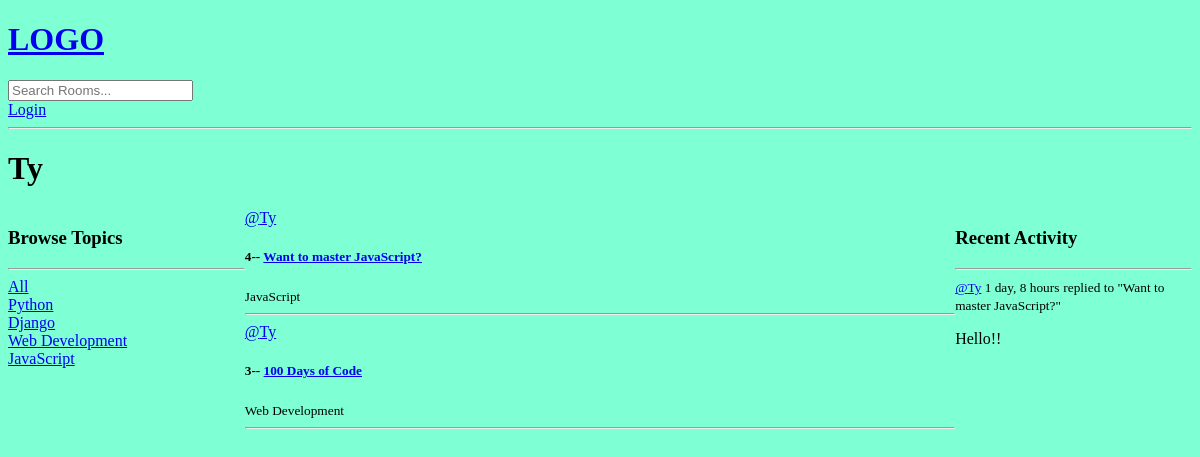
/profile/1/, run on an earlier commit of the app's database.
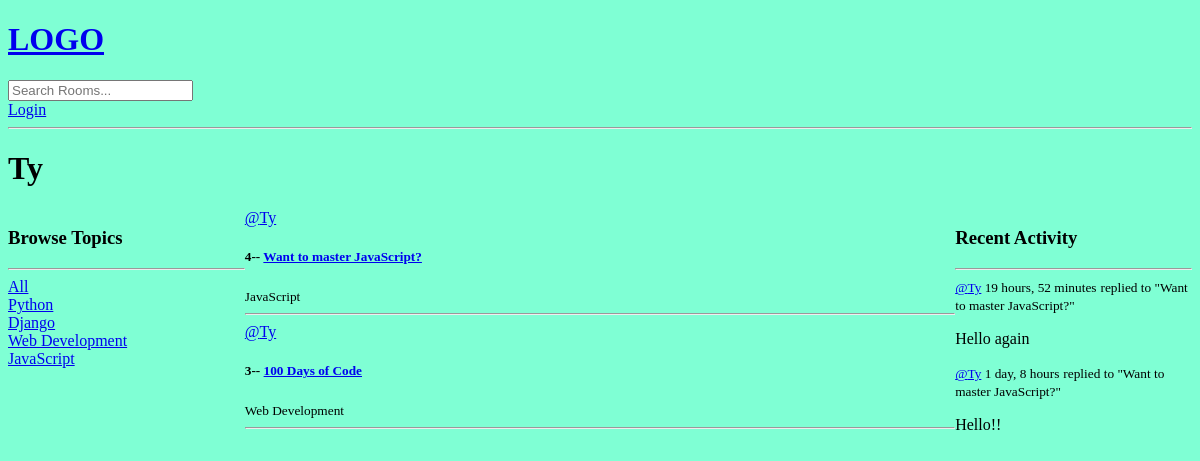
And on a later commit of the database.
### base/models.py (models this page shows, shortened)
class Topic(models.Model):
    name = models.CharField(max_length=200)

class Room(models.Model):
    host = models.ForeignKey(User, on_delete=models.SET_NULL, null=True)
    topic = models.ForeignKey(Topic, on_delete=models.SET_NULL, null=True)
    name = models.CharField(max_length=200)
    description = models.TextField(null=True, blank=True)
    participants = models.ManyToManyField(
        User, related_name='participants', blank=True)
    updated = models.DateTimeField(auto_now=True)
    created = models.DateTimeField(auto_now_add=True)
    class Meta:
        ordering = ['-updated', '-created']
    def __str__(self):
        return self.name

class Message(models.Model):
    user = models.ForeignKey(User, on_delete=models.CASCADE)
    room = models.ForeignKey(Room, on_delete=models.CASCADE)
    body = models.TextField()
    updated = models.DateTimeField(auto_now=True)
    created = models.DateTimeField(auto_now_add=True)
    class Meta:
        ordering = ['-updated', '-created']

### base/views.py (the view)
# urls.py: path('profile/<str:pk>/', views.userProfile, name="user-profile"),
def userProfile(request, pk):
    user = User.objects.get(id=pk)
    rooms = user.room_set.all()
    room_message = user.message_set.all()
    topics = Topic.objects.all()
    context = {'user': user, 'rooms': rooms,
               'room_messages': room_message, 'topics': topics}
    return render(request, 'base/profile.html', context)

### base/templates/base/profile.html (shortened to what this page needs)
{% extends 'main.html' %}
{% block content %}
<h1>{{user.username}}</h1>
<div class="profile-container">
    <div>
              {% include 'base/topics_component.html' %}
    </div>
    <div>
        {% include 'base/feed_component.html' %}
    </div>
    <div>
        {% include 'base/activity_component.html' %}
    </div>
</div>
{% endblock content %}

### base/templates/base/topics_component.html
 <h3>Browse Topics</h3>
        <hr>
        <div>
            <a href="{% url 'home'%}">All</a>
        </div>
        {% for topic in topics %}
        <div>
            <a href="{% url 'home' %}?q={{topic.name}}">{{topic.name}}</a>
        </div>
        {% endfor %}

### base/templates/base/feed_component.html (shortened to what this page needs)
<div>
            {% for room in rooms %}
            <div>
                <a href="{% url 'user-profile' room.host.id %}">@{{room.host.username}}</a>
                <h5>{{room.id}}-- <a href="{% url 'room' room.id %}"> {{room.name}}</a></h5>
                <small>{{room.topic.name}}</small>
                <hr>
            </div>
            {% endfor %}
        </div>

### base/templates/base/activity_component.html (shortened to what this page needs)
 <h3>Recent Activity</h3>
        <hr>
        {% for message in room_messages %}
        <div>
            <small>  <a href="{% url 'user-profile' message.user.id %}">@{{message.user}}</a>  {{message.created|timesince}}</small>
            <small>replied to "{{message.room}}"</small>
            <p>{{message.body}}</p>
        </div>
        {% endfor %}

What changed in the data, as far as the page shows it:
added Message: user "Ty", created "19 hours, 52 minutes", room "Want to master JavaScript?", body "Hello again"
